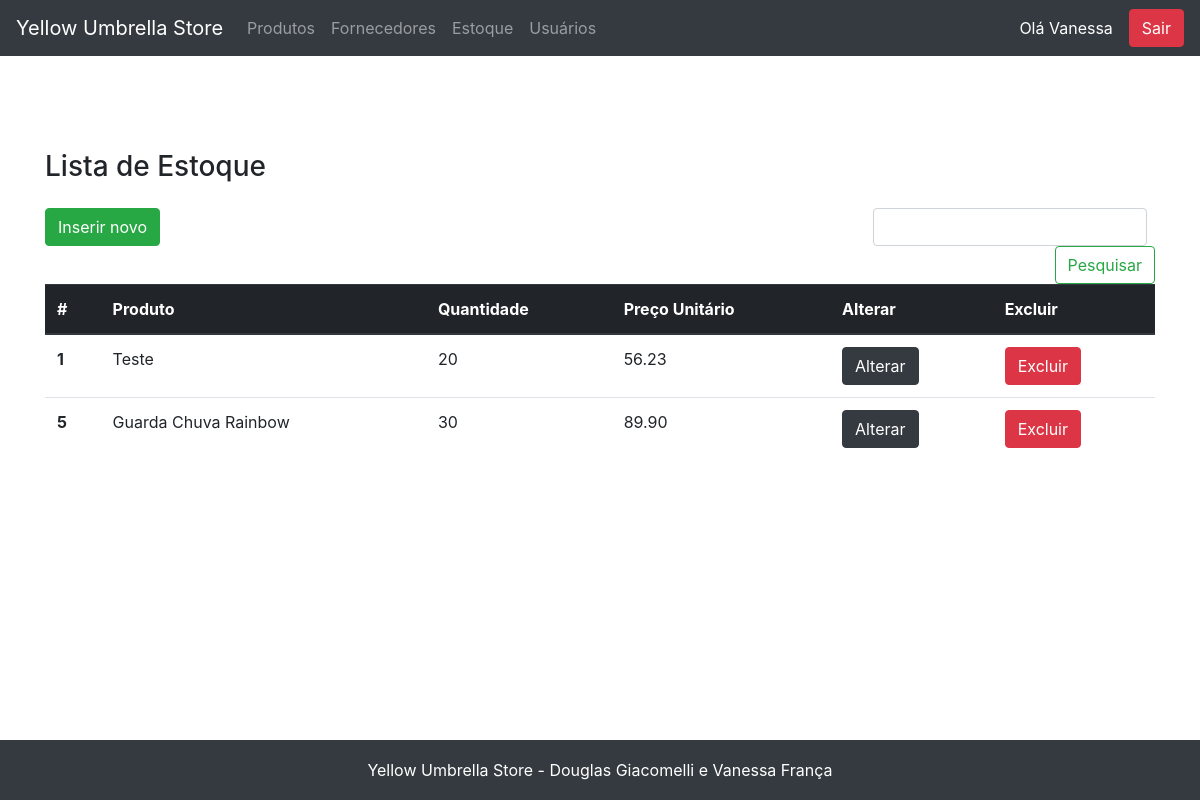
The page /estoque/view_estoque.php (signed in) on the database as committed earlier.
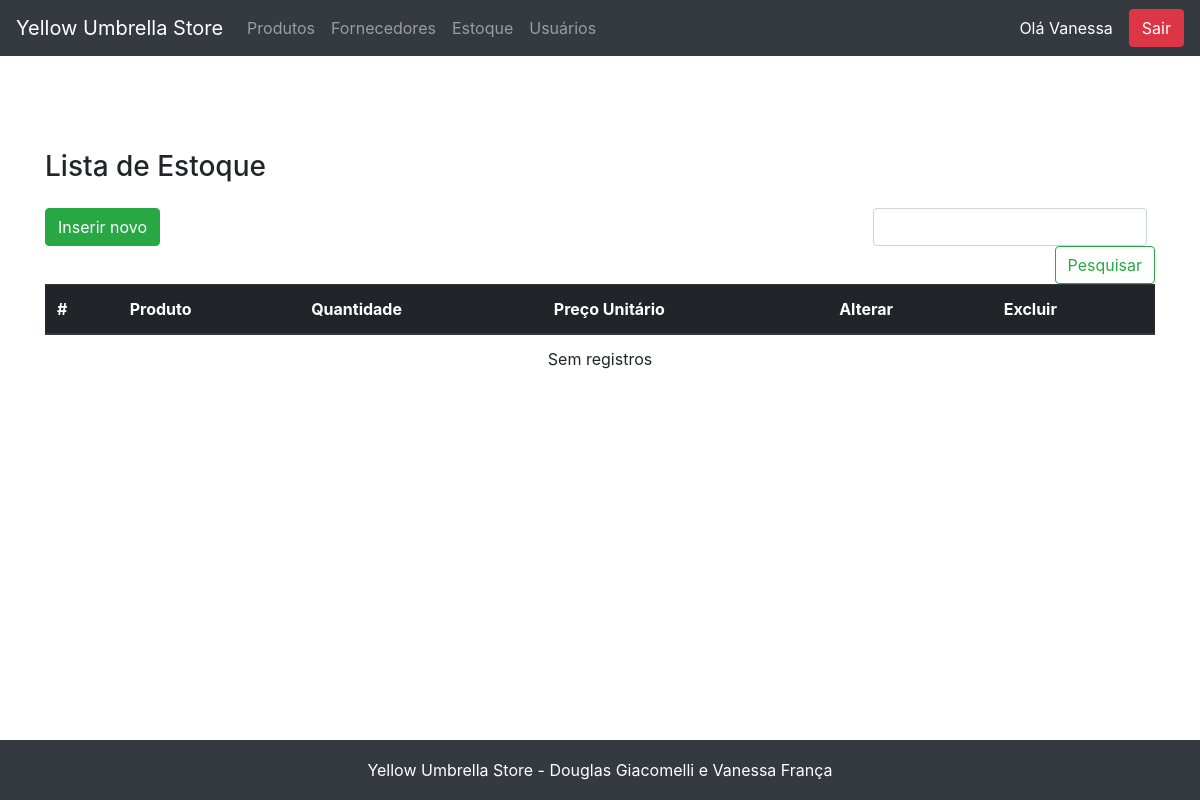
The same page on the database as committed later.
### tables this page shows
CREATE TABLE `estoque` (
  `id` int NOT NULL AUTO_INCREMENT,
  `quantidade` int NOT NULL,
  `preco` decimal(12,2) NOT NULL,
  `produto_id` int DEFAULT NULL,
  PRIMARY KEY (`id`),
  KEY `produto_id` (`produto_id`),
  CONSTRAINT `estoque_ibfk_1` FOREIGN KEY (`produto_id`) REFERENCES `produto` (`id`)
);

CREATE TABLE `produto` (
  `id` int NOT NULL AUTO_INCREMENT,
  `nome` varchar(255) NOT NULL,
  `descricao` text NOT NULL,
  `foto` varchar(255) NOT NULL,
  `fornecedor_id` int DEFAULT NULL,
  PRIMARY KEY (`id`),
  KEY `fornecedor_id` (`fornecedor_id`),
  CONSTRAINT `produto_ibfk_1` FOREIGN KEY (`fornecedor_id`) REFERENCES `fornecedor` (`id`)
);

### fachada.php (called while the page is built, shortened)
<?php
include_once('model/Estoque.php');
include_once('dao/mysql/MysqlDaoFactory.php');
$factory = new MysqlDaofactory();
?>

### dao/mysql/MysqlDaoFactory.php (called while the page is built, shortened)
<?php
include_once('MysqlEstoqueDao.php');
class MysqlDaofactory extends DaoFactory {
    private $host = "localhost";
    private $db_name = "web2";
    private $port = "3306";
    private $username = "root";
    private $password = "v6a10fr4nc486";
    public function getConnection(){
        $this->conn = null;
        $dsn="mysql:host=" . $this->host . ";port=" . $this->port . ";dbname=" . $this->db_name;
        try{
            $this->conn = new PDO($dsn, $this->username, $this->password);
      }catch(PDOException $exception){
            echo "Connection error: " . $exception->getMessage() . "\n";
            echo "DSN = " . $dsn;
        }
        return $this->conn;
    }
    public function getEstoqueDao() {
        return new MysqlEstoqueDao($this->getConnection());
    }
}
?>

### dao/DAO.php (called while the page is built, shortened)
<?php
abstract class DAO {
    public function __construct($conn){
        $this->conn = $conn;
    }
}
?>

### dao/mysql/MysqlEstoqueDao.php (called while the page is built, shortened)
<?php
include_once($_SERVER['DOCUMENT_ROOT'].'/yellow_umbrella/dao/DAO.php');
class MysqlEstoqueDao extends DAO implements EstoqueDao {
    private $table_name = 'estoque';
    public function buscaTodos() {
        $query = "SELECT
                    e.id, e.quantidade, e.preco, produto_id, p.nome as produto_nome
                FROM
                    " . $this->table_name ." e
                    JOIN produto p on (produto_id = p.id)
                    ORDER BY id ASC";
        $stmt = $this->conn->prepare( $query );
        $stmt->execute();
        $estoques = [];
        while ($row = $stmt->fetch(PDO::FETCH_ASSOC)){
            extract($row);
            $estoque = new Estoque($id, $quantidade, $preco, $produto_id, $produto_nome);
            $estoques[] = $estoque;
        }
        return $estoques;
    }
}
?>

### model/Estoque.php (called while the page is built, shortened)
<?php
class Estoque{
    private $id;
    private $quantidade;
    private $preco;
    private $produto_nome;
    public function __construct( $id=null, $quantidade, $preco, $produto_id, $produto_nome=null){
        $this->id=$id;
        $this->quantidade=$quantidade;
        $this->preco=$preco;
        $this->produto_nome=$produto_nome;
    }
    public function getId() { return $this->id; }
    public function getQuantidade() { return $this->quantidade; }
    public function getPreco() { return $this->preco; }
    public function getProdutoNome() { return $this->produto_nome; }
}
?>

### estoque/view_estoque.php (the view, shortened to what this page needs)
<?php
    include "../fachada.php";
    include "../header.php";
    $dao = $factory->getEstoqueDao();
    $estoque = $dao->buscaTodos();
    $estoque = (isset($_SESSION["estoque"])) ? ($_SESSION["estoque"]) : ($estoque);
?>
<main role="main" class="container">
    <h3 class="mb-3">Lista de Estoque</h3>
    <div class="row">
        <div class="col-12">
        </div>
        <div class="col-lg-8 col-sm-12">
            <a href="view_cadastro_estoque.php" class="btn btn-success mb-2">Inserir novo</a>
        </div>
        <div class="col-lg-4 col-sm-12">
            <form class="form-inline mt-2 mt-md-0 form-search-list" action="<?=$base?>/estoque/executa_pesquisa.php" method="POST">
                <input class="form-control mr-sm-2" type="text" name="pesquisa" aria-label="Pesquisar">
                <button class="btn btn-outline-success my-2 my-sm-0" type="submit">Pesquisar</button>
            </form>
        </div>
        <div class="col-12">
        <table class="table table-responsive">
            <thead class="thead-dark">
                <tr>
                <th scope="col">#</th>
                <th scope="col">Produto</th>
                <th scope="col">Quantidade</th>
                <th scope="col">Preço Unitário</th>
                <th scope="col">Alterar</th>
                <th scope="col">Excluir</th>
                </tr>
            </thead>
            <tbody>
            <?php
                if ($estoque){
                    foreach($estoque as $item){
            ?>
                <tr>
                <th scope="row"><?=$item->getID()?></th>
                <td><?=$item->getProdutoNome()?></td>
                <td><?=$item->getQuantidade()?></td>
                <td><?=$item->getPreco()?></td>
                <td><a href="view_editar_estoque.php?id=<?=$item->getID()?>" class="btn btn-dark">Alterar</button></td>
                <td><a href="exclui_estoque.php?id=<?=$item->getID()?>" id="excluiProduto" class="btn btn-danger" onclick="return confirm('Você quer mesmo remover este estoque?')">Excluir</button></td>
                </tr>
            <?php
                    }
                }else{
                    echo "<td colspan=6 style='text-align:center;'>Sem registros</td>";
                }
            ?>
            </tbody>
        </table>
        </div>
    </div>
</main>
<?php include "../footer.php"; ?>

### header.php (shortened to what this page needs)
<?php
  $httpProtocol = !isset($_SERVER['HTTPS']) || $_SERVER['HTTPS'] != 'on' ? 'http' : 'https';
  $base = $httpProtocol.'://'.$_SERVER['HTTP_HOST'].'/yellow_umbrella';
?>
<!doctype html>
<html lang="en">
  <head>
    <link href="../assets/bootstrap4/dist/css/bootstrap.min.css" rel="stylesheet">
    <link href="../assets/css/sticky-footer.css" rel="stylesheet">
  </head>
  <body>
    <header>
      <nav class="navbar navbar-expand-md navbar-dark fixed-top bg-dark">
        <a class="navbar-brand" href="<?=$base?>/index/view_index.php">Yellow Umbrella Store</a>
        <div class="collapse navbar-collapse" id="navbarCollapse">
          <ul class="navbar-nav mr-auto">
            <?php
              if(isset($_SESSION["id_usuario"]) && trim($_SESSION["id_usuario"]) != ""){
            ?>
                <li class="nav-item">
                  <a class="nav-link" href="<?=$base?>/produto/view_produtos.php">Produtos</a>
                </li>
                <li class="nav-item">
                  <a class="nav-link" href="<?=$base?>/fornecedor/view_fornecedores.php">Fornecedores</a>
                </li>
                <li class="nav-item">
                  <a class="nav-link" href="<?=$base?>/estoque/view_estoque.php">Estoque</a>
                </li>
                <li class="nav-item">
                  <a class="nav-link" href="<?=$base?>/usuario/view_usuarios.php">Usuários</a>
                </li>
            <?php
              }
            ?>
          </ul>
          <?php
            if(isset($_SESSION["id_usuario"]) && trim($_SESSION["id_usuario"]) != ""){
          ?>
            <span class='greetings-user'>Olá <?=$_SESSION["nome_usuario"]?></span>
            <a class="btn btn-danger btn-logout" href="<?=$base?>/login/executa_logout.php" onclick="return confirm('Você quer mesmo sair?')">Sair</a>
          <?php
            }
          ?>
        </div>
      </nav>
    </header>

### footer.php (shortened to what this page needs)
    <footer class="footer bg-dark">
      <div class="container">
        <span class="footer-text">Yellow Umbrella Store - Douglas Giacomelli e Vanessa França</span>
      </div>
    </footer>
  </body>
</html>

### assets/css/sticky-footer.css (style rules this page uses)
html { position: relative; min-height: 100%; }
body { margin-bottom: 60px; }
.footer { position: absolute; bottom: 0; width: 100%; height: 60px; line-height: 60px; background-color: #f5f5f5; }
body > .container { padding: 150px 15px 0; }
.footer > .container { padding-right: 15px; padding-left: 15px; text-align: center; }
.footer-text, .greetings-user { color: #fff; }
.btn-logout { margin-left: 1rem; }
.form-search-list { justify-content: flex-end; }
.table-responsive { display: table; }

Rows that differ between the two databases and show on the page:
removed estoque: id "1", produto.nome "Teste", quantidade "20", preco "56.23"
removed estoque: id "5", produto.nome "Guarda Chuva Rainbow", quantidade "30", preco "89.90"
Other text that changed with them:
text now shown: "Sem registros"
